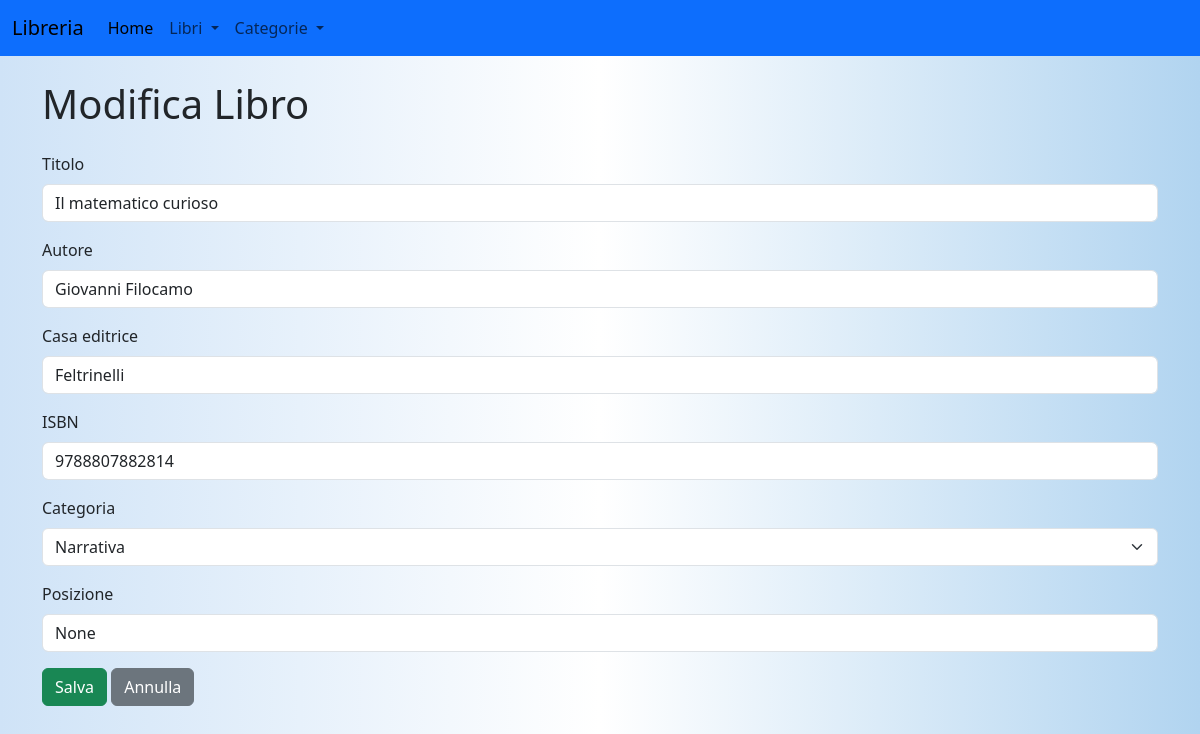
/api/libro/1/edit, run on the app's committed database.
### models/models.py (models this page shows, shortened)
class Libri(db.Model):
    __tablename__ = "libri"
    id = db.Column(db.Integer, primary_key=True)
    titolo = db.Column(db.String(100), nullable=False)
    autore_id = db.Column(db.Integer, db.ForeignKey('autori.id'), nullable=False)
    casa_editrice = db.Column(db.String(50))
    isbn = db.Column(db.String(13))
    categoria_id = db.Column(db.Integer, db.ForeignKey('categorie.id'), nullable=False)
    posizione = db.Column(db.String(20))

class Autori(db.Model):
    __tablename__ = "autori"
    id = db.Column(db.Integer, primary_key=True)
    nome = db.Column(db.String(25))
    cognome = db.Column(db.String(25))
    libri = db.relationship('Libri', backref='autore', lazy=True)

### routes/libri.py (the view)
@libri_bp.route('/libro/<int:libro_id>/edit', methods=['GET'])
def edit_libro(libro_id):
    libro = get_by_id(libro_id)  # Recupera il libro dal database
    categorie = get_all_categorie()
    return render_template('edit_libro.html', libro=libro, categorie=categorie)

### services/categorie_service.py (called while the page is built)
def get_all_categorie():
    return Categorie.query.all()

### services/libri_service.py (called while the page is built)
def get_by_id(id):
    return Libri.query.get_or_404(id)

### templates/edit_libro.html (shortened to what this page needs)
{% extends "form.html" %}
{% block content %}
<h1>Modifica Libro</h1>
<form action="/api/update_libro/{{ libro.id }}" method="POST" class="mt-4">
    <div class="mb-3">
        <label for="titolo" class="form-label">Titolo</label>
        <input type="text" class="form-control" id="titolo" name="titolo" value="{{ libro.titolo }}" required>
    </div>
    <div class="mb-3">
        <label for="autore" class="form-label">Autore</label>
        <input type="text" class="form-control" id="autore" name="autore"
            value="{{ libro.autore.nome}} {{ libro.autore.cognome}}" required>
    </div>
    <div class="mb-3">
        <label for="casa_editrice" class="form-label">Casa editrice</label>
        <input type="text" class="form-control" id="casa_editrice" name="casa_editrice"
            value="{{ libro.casa_editrice }}" required>
    </div>
    <div class="mb-3">
        <label for="isbn" class="form-label">ISBN</label>
        <input type="text" class="form-control" id="isbn" name="isbn" value="{{ libro.isbn }}" required>
    </div>
    <div class="mb-3">
        <label for="categoria" class="form-label">Categoria</label>
        <select class="form-select" id="categoria" name="categoria_id" required>
            {% for categoria in categorie %}
            <option value="{{ categoria.id }}" {% if categoria.id==libro.categoria_id %}selected{% endif %}>{{
                categoria.categoria }}</option>
            {% endfor %}
        </select>
    </div>
    <div class="mb-3">
        <label for="posizione" class="form-label">Posizione</label>
        <input type="text" class="form-control" id="posizione" name="posizione" value="{{ libro.posizione }}">
    </div>
    <button type="submit" class="btn btn-success">Salva</button>
    <a href="/api/libri" class="btn btn-secondary">Annulla</a>
</form>
{% endblock %}

### static/css/style.css (style rules this page uses)
:root { --primary-color: #4CAF50; --hover-color: #45a049; --background-color: #fff; --btn-primary: #0d6efd; }
body { background: linear-gradient(to right, #cfe3f7, #fff, #b1d4f0); color: #333; font-family: 'Times New Roman', Times, serif; }

### data on the page
Libri: titolo "Il matematico curioso", casa_editrice "Feltrinelli", isbn "9788807882814", posizione "None"
Autori: autore "Giovanni Filocamo"

### other printed values
form field categoria_id "Narrativa"
